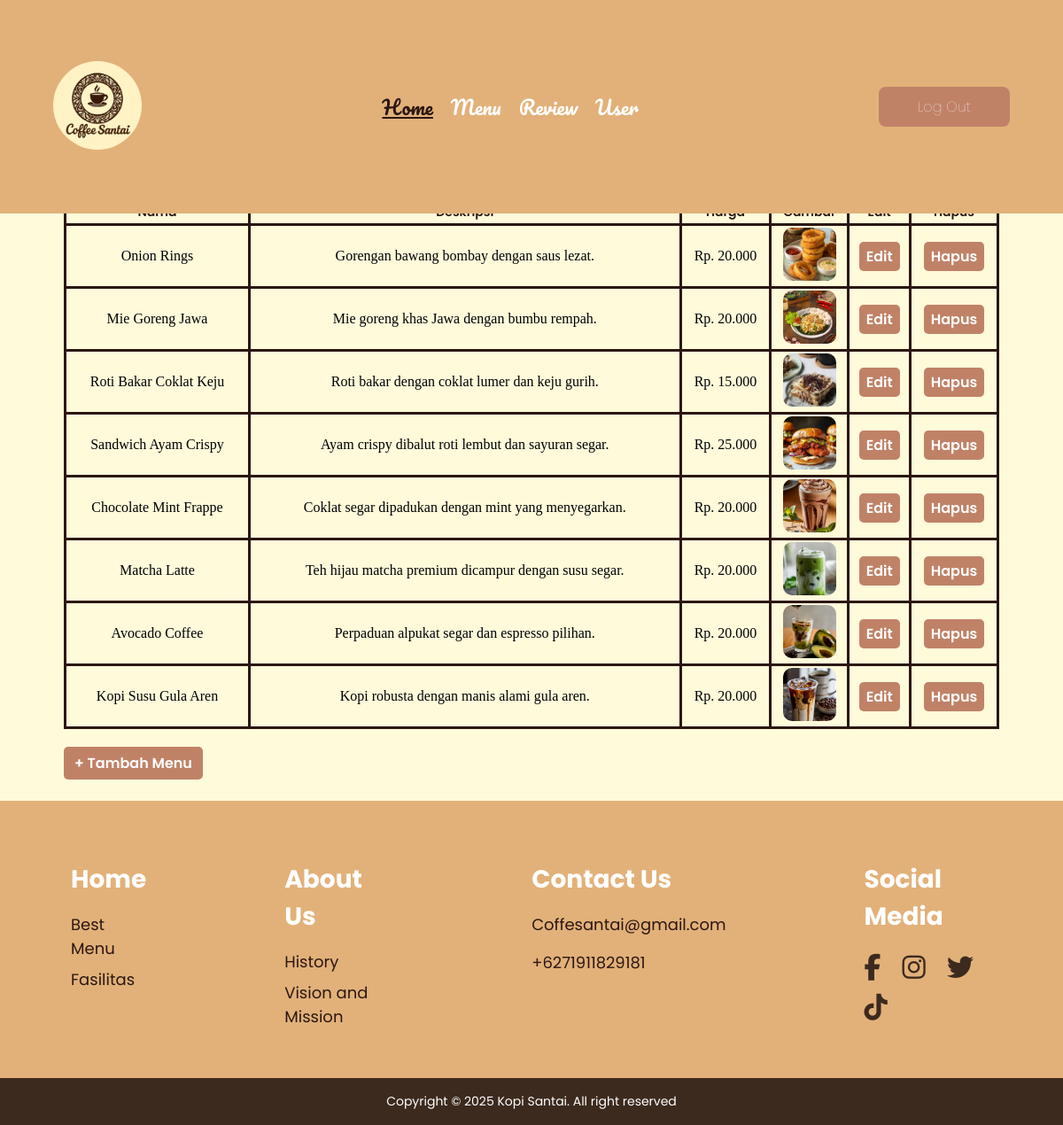
Page /admin/index.php (signed in) on the committed database.
### tables this page shows
CREATE TABLE `topmenu` (
  `id` int(100) NOT NULL,
  `nama` varchar(100) NOT NULL,
  `deskripsi` text NOT NULL,
  `harga` decimal(10,2) NOT NULL,
  `gambar` varchar(100) NOT NULL
);

### admin/index.php (the view, shortened to what this page needs)
<?php
    require_once __DIR__ . '/../inc/db.php';
    $sql = "SELECT * FROM topmenu";
    $result = $conn->query($sql);
    $menus = [];
    if ($result && $result->num_rows > 0) {
            $menus = $result->fetch_all(MYSQLI_ASSOC);
    } else {
            "data not found";
    }
?>
<!DOCTYPE html>
<html lang="en">
<head>
    <link rel="stylesheet" href="../css/ad.css">
    <link rel="stylesheet" href="https://cdnjs.cloudflare.com/ajax/libs/font-awesome/6.5.0/css/all.min.css"/>
</head>
<body>
    <header class="header">
        <div class="logo">
            <img src="../image/logo.jpg" alt="Logo" width="100" height="100">
        </div>
        <nav class="navbar">
            <a href="#" class="active">Home</a>
            <a href="menu.php">Menu</a>
            <a href="review.php">Review</a>
            <a href="user.php">User</a>
        </nav>
        <div class="logout">
            <a href="logout.php">Log Out</a>
        </div>
    </header>
    <main class="main">
        <div class="section-header">
            <h2>Top Menu Management</h2>
        </div>
        <table class="table" border="1" cellspacing="0" cellpadding="8">
            <tr>
                <td><h3>Nama</h3></td>
                <td><h3>Deskripsi</h3></td>
                <td><h3>Harga</h3></td>
                <td><h3>Gambar</h3></td>
                <td><h3>Edit</h3></td>
                <td><h3>Hapus</h3></td>
            </tr>
            <?php if (!empty($menus)): ?>
                <?php foreach ($menus as $menu): ?>
                    <tr>
                        <td><?= htmlspecialchars($menu['nama']); ?></td>
                        <td><?= htmlspecialchars($menu['deskripsi']); ?></td>
                        <td>Rp. <?= number_format($menu['harga'], 0, ',', '.'); ?></td>
                        <td>
                            <?php if (!empty($menu['gambar'])): ?>
                                <img src="../image/<?= htmlspecialchars($menu['gambar']); ?>" alt="Gambar" width="80">
                            <?php else: ?>
                                <em>Tidak ada gambar</em>
                            <?php endif; ?>
                        </td>
                        <td><a href="edit_top_menu.php?id=<?= $menu['id']; ?>">Edit</a></td>
                        <td><a href="delete_top_menu.php?id=<?= $menu['id']; ?>">Hapus</a></td>
                    </tr>
                <?php endforeach; ?>
            <?php else: ?>
                <tr>
                    <td colspan="4" style="text-align:center;">Tidak ada data ditemukan</td>
                </tr>
            <?php endif; ?>
        </table>
        <div class="add-menu">
            <a href="add_top_menu.php" class="btn-add">+ Tambah Menu</a>
        </div>
    </main>
    <footer class="footer">
        <div class="footer-container">
            <div class="footer-column">
            <h3>Home</h3>
            <ul>
                <li><a href="#">Best Menu</a></li>
                <li><a href="#">Fasilitas</a></li>
            </ul>
            </div>
            <div class="footer-column">
            <h3>About Us</h3>
            <ul>
                <li><a href="#">History</a></li>
                <li><a href="#">Vision and Mission</a></li>
            </ul>
            </div>
            <div class="footer-column">
            <h3>Contact Us</h3>
            <p><a href="mailto:coffesantai@gmail.com">Coffesantai@gmail.com</a></p>
            <p><a href="tel:+6271911829181">+6271911829181</a></p>
            </div>
            <div class="footer-column">
            <h3>Social Media</h3>
            <div class="social-icons">
                <a href="#"><i class="fab fa-facebook-f"></i></a>
                <a href="#"><i class="fab fa-instagram"></i></a>
                <a href="#"><i class="fab fa-twitter"></i></a>
                <a href="#"><i class="fab fa-tiktok"></i></a>
            </div>
            </div>
        </div>
        <div class="footer-bottom">
            <p>Copyright © 2025 Kopi Santai. All right reserved</p>
        </div>
    </footer>
</body>
</html>

### css/ad.css (style rules this page uses)
body { margin: 0; padding: 0; }
.header { top: 0; left: 0; background-color: #E2B179; position: fixed; width: 100%; height: 19%; display: flex; justify-content: space-between; padding: 0 5%; align-items: center; box-sizing: border-box; z-index: 100; }
.logo img { border-radius: 50%; }
.navbar { display: flex; gap: 20px; }
.navbar a { font-family: Pacifico; font-size: 22px; color: #ffffff; text-decoration: none; font-weight: 500; transition: 0.8s; }
.navbar a:hover, .navbar a.active { color: #2B1712; font-weight: 200; text-decoration: underline; }
.logout { width: 10%; padding: 10px 20px; background-color: #C08267; color: #fff; font-family: 'Poppins', sans-serif; font-weight: 600; border-radius: 8px; cursor: pointer; transition: 0.8s; text-decoration: none; display: flex; justify-content: center; align-items: center; transition: 0.8s; }
.logout a { color: #fff; text-decoration: none; font-family: 'Poppins', sans-serif; font-weight: 1; }
.main { margin-top: 8.5%; padding: 2% 6%; background-color: #FFFADA; height: auto; }
.section-header { text-align: center; padding: 20px; color: #2B1712; }
.section-header h2 { font-family: 'Poppins', sans-serif; font-size: 25px; margin: 0; padding: 0; font-weight: 600; color: #2B1712; }
.table { width: 100%; border-collapse: collapse; margin-top: 20px; border: 3px solid #2B1712; }
td { padding: 2px; text-align: center; border: 3px solid #2B1712; }
td h3 { font-family: 'Poppins', sans-serif; font-size: 14px; margin: 0; padding: 0; font-weight: 600; color: #2B1712; }
td a { display: inline-block; padding: 4px 8px; background-color: #C08267; color: #fff; text-decoration: none; font-family: 'Poppins', sans-serif; font-weight: 600; border-radius: 5px; transition: background-color 0.5s; }
td img { width: 60px; height: 60px; border-radius: 10px; object-fit: cover; }
.add-menu { display: inline-block; margin-top: 20px; padding: 6px 12px; background-color: #C08267; color: #fff; text-decoration: none; font-family: 'Poppins', sans-serif; font-weight: 600; border-radius: 5px; transition: background-color 0.5s; }
.add-menu a { color: #fff; text-decoration: none; }
.footer { background-color: #e2b179; color: #fff; font-family: 'Poppins', sans-serif; }
.footer-container { display: flex; padding: 40px 80px 20px; justify-content: flex-start; gap: 15%; }
.footer-column h3 { font-size: 28px; margin-bottom: 15px; }
.footer-column ul { list-style: none; padding: 0; }
.footer-column ul li { margin-bottom: 8px; }
.footer-column a { text-decoration: none; font-size: 18px; color: #2B1712; transition: 0.3s; }
.social-icons a { margin-right: 20px; font-size: 30px; color: #3c2a1e; transition: 0.3s; }
.footer-bottom { background-color: #3c2a1e; color: #fff; text-align: center; padding: 0; font-size: 14px; margin-top: 20px; padding: 2px 0; }

### rows in the picture
topmenu: nama "Onion Rings", deskripsi "Gorengan bawang bombay dengan saus lezat.", harga "20.000", gambar (picture)
topmenu: nama "Mie Goreng Jawa", deskripsi "Mie goreng khas Jawa dengan bumbu rempah.", harga "20.000", gambar (picture)
topmenu: nama "Roti Bakar Coklat Keju", deskripsi "Roti bakar dengan coklat lumer dan keju gurih.", harga "15.000", gambar (picture)
topmenu: nama "Sandwich Ayam Crispy", deskripsi "Ayam crispy dibalut roti lembut dan sayuran segar.", harga "25.000", gambar (picture)
topmenu: nama "Chocolate Mint Frappe", deskripsi "Coklat segar dipadukan dengan mint yang menyegarkan.", harga "20.000", gambar (picture)
topmenu: nama "Matcha Latte", deskripsi "Teh hijau matcha premium dicampur dengan susu segar.", harga "20.000", gambar (picture)
topmenu: nama "Avocado Coffee", deskripsi "Perpaduan alpukat segar dan espresso pilihan.", harga "20.000", gambar (picture)
topmenu: nama "Kopi Susu Gula Aren", deskripsi "Kopi robusta dengan manis alami gula aren.", harga "20.000", gambar (picture)
